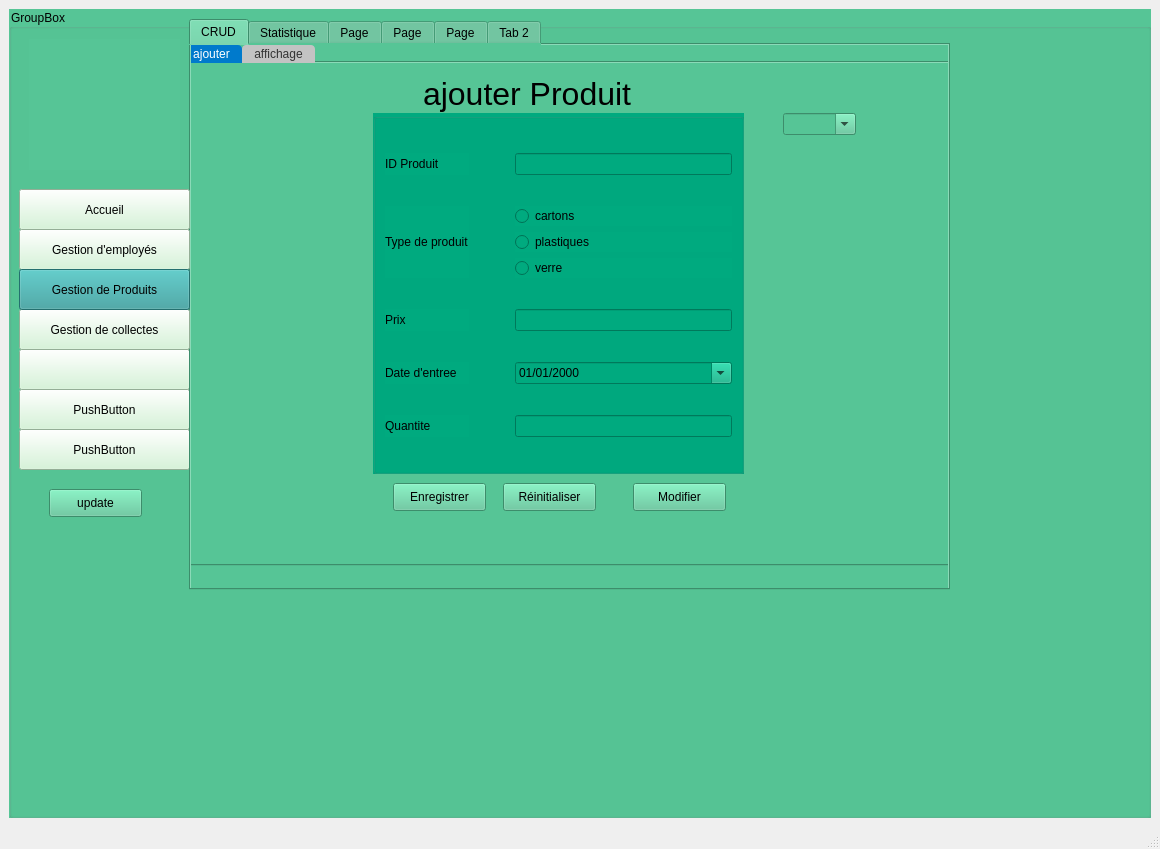
<?xml version="1.0" encoding="UTF-8"?>
<ui version="4.0">
 <class>MainWindow</class>
 <widget class="QMainWindow" name="MainWindow">
  <property name="geometry">
   <rect>
    <x>0</x>
    <y>0</y>
    <width>1160</width>
    <height>849</height>
   </rect>
  </property>
  <property name="windowTitle">
   <string>MainWindow</string>
  </property>
  <property name="tabShape">
   <enum>QTabWidget::Triangular</enum>
  </property>
  <widget class="QWidget" name="centralwidget">
   <layout class="QHBoxLayout" name="horizontalLayout">
    <item>
     <widget class="QGroupBox" name="groupBox">
      <property name="styleSheet">
       <string notr="true">background-color: rgb(86, 197, 150);</string>
      </property>
      <property name="title">
       <string>GroupBox</string>
      </property>
      <widget class="QPushButton" name="pushButton">
       <property name="geometry">
        <rect>
         <x>10</x>
         <y>220</y>
         <width>171</width>
         <height>41</height>
        </rect>
       </property>
       <property name="styleSheet">
        <string notr="true">background-color: rgb(207, 244, 210);
</string>
       </property>
       <property name="text">
        <string>Gestion d'employés</string>
       </property>
      </widget>
      <widget class="QPushButton" name="pushButton_2">
       <property name="geometry">
        <rect>
         <x>10</x>
         <y>260</y>
         <width>171</width>
         <height>41</height>
        </rect>
       </property>
       <property name="styleSheet">
        <string notr="true">background-color: rgb(50, 157, 156);</string>
       </property>
       <property name="text">
        <string>Gestion de Produits</string>
       </property>
      </widget>
      <widget class="QPushButton" name="pushButton_3">
       <property name="geometry">
        <rect>
         <x>10</x>
         <y>300</y>
         <width>171</width>
         <height>41</height>
        </rect>
       </property>
       <property name="styleSheet">
        <string notr="true">background-color: rgb(207, 244, 210);</string>
       </property>
       <property name="text">
        <string>Gestion de collectes</string>
       </property>
      </widget>
      <widget class="QPushButton" name="pushButton_4">
       <property name="geometry">
        <rect>
         <x>10</x>
         <y>340</y>
         <width>171</width>
         <height>41</height>
        </rect>
       </property>
       <property name="styleSheet">
        <string notr="true">background-color: rgb(207, 244, 210);</string>
       </property>
       <property name="text">
        <string/>
       </property>
      </widget>
      <widget class="QPushButton" name="pushButton_5">
       <property name="geometry">
        <rect>
         <x>10</x>
         <y>380</y>
         <width>171</width>
         <height>41</height>
        </rect>
       </property>
       <property name="styleSheet">
        <string notr="true">background-color: rgb(207, 244, 210);</string>
       </property>
       <property name="text">
        <string>PushButton</string>
       </property>
      </widget>
      <widget class="QPushButton" name="pushButton_6">
       <property name="geometry">
        <rect>
         <x>10</x>
         <y>420</y>
         <width>171</width>
         <height>41</height>
        </rect>
       </property>
       <property name="styleSheet">
        <string notr="true">background-color: rgb(207, 244, 210);</string>
       </property>
       <property name="text">
        <string>PushButton</string>
       </property>
      </widget>
      <widget class="QLabel" name="label_pic">
       <property name="geometry">
        <rect>
         <x>20</x>
         <y>30</y>
         <width>151</width>
         <height>131</height>
        </rect>
       </property>
       <property name="text">
        <string/>
       </property>
      </widget>
      <widget class="QPushButton" name="pushButton_7">
       <property name="geometry">
        <rect>
         <x>10</x>
         <y>180</y>
         <width>171</width>
         <height>41</height>
        </rect>
       </property>
       <property name="styleSheet">
        <string notr="true">background-color: rgb(207, 244, 210);</string>
       </property>
       <property name="text">
        <string>Accueil</string>
       </property>
      </widget>
      <widget class="QTabWidget" name="tabWidget">
       <property name="geometry">
        <rect>
         <x>180</x>
         <y>10</y>
         <width>761</width>
         <height>571</height>
        </rect>
       </property>
       <property name="styleSheet">
        <string notr="true">QTabWidget
{
background-color: rgb(123, 228, 149);

}

QTabWidget:tab-bar
{
alignment:center;
}

QTabBar:tab
{
width:100px;
height:50px;
}

QTabBar:tab:selected
{
    
	background-color: rgb(50, 155, 156);
    color:rgb(0,255,0);
}*/

QTabBar:tab:hover
{
	background-color: rgb(109, 202, 131);
}</string>
       </property>
       <property name="tabShape">
        <enum>QTabWidget::Rounded</enum>
       </property>
       <property name="currentIndex">
        <number>0</number>
       </property>
       <property name="documentMode">
        <bool>false</bool>
       </property>
       <property name="tabsClosable">
        <bool>false</bool>
       </property>
       <property name="movable">
        <bool>true</bool>
       </property>
       <property name="tabBarAutoHide">
        <bool>false</bool>
       </property>
       <widget class="QWidget" name="tab_4">
        <attribute name="title">
         <string>CRUD</string>
        </attribute>
        <widget class="QTabWidget" name="tabWidget_2">
         <property name="geometry">
          <rect>
           <x>-10</x>
           <y>0</y>
           <width>771</width>
           <height>521</height>
          </rect>
         </property>
         <property name="styleSheet">
          <string notr="true">background-color: rgb(86, 197, 150);

QTabWidget::pane {
    border: 1px solid #c3c3c3;
    background-color: #f0f0f0;
}

QTabWidget::tab-bar {
    alignment: center;
}

QTabBar::tab {
    background: #c3c3c3;
    color: #333333;
    padding: 2px 12px;
    border-top-left-radius: 4px;
    border-top-right-radius: 4px;
}

QTabBar::tab:selected {
    background: #007acc;
    color: #ffffff;
}
</string>
         </property>
         <property name="tabShape">
          <enum>QTabWidget::Rounded</enum>
         </property>
         <property name="currentIndex">
          <number>0</number>
         </property>
         <widget class="QWidget" name="tab_8">
          <attribute name="title">
           <string>ajouter</string>
          </attribute>
          <widget class="QGroupBox" name="groupBox_2">
           <property name="geometry">
            <rect>
             <x>190</x>
             <y>50</y>
             <width>371</width>
             <height>361</height>
            </rect>
           </property>
           <property name="styleSheet">
            <string notr="true">background-color: rgb(0, 170, 127);</string>
           </property>
           <property name="title">
            <string/>
           </property>
           <layout class="QGridLayout" name="gridLayout_3">
            <item row="0" column="2">
             <widget class="QLineEdit" name="lineEdit_setId">
              <property name="inputMethodHints">
               <set>Qt::ImhDigitsOnly</set>
              </property>
              <property name="maxLength">
               <number>5</number>
              </property>
             </widget>
            </item>
            <item row="0" column="0">
             <widget class="QLabel" name="l_idp_3">
              <property name="text">
               <string>ID Produit</string>
              </property>
             </widget>
            </item>
            <item row="1" column="2">
             <layout class="QVBoxLayout" name="verticalLayout_3">
              <item>
               <widget class="QRadioButton" name="r_carton">
                <property name="text">
                 <string>cartons</string>
                </property>
               </widget>
              </item>
              <item>
               <widget class="QRadioButton" name="r_plastique">
                <property name="text">
                 <string>plastiques</string>
                </property>
               </widget>
              </item>
              <item>
               <widget class="QRadioButton" name="r_verre">
                <property name="text">
                 <string>verre</string>
                </property>
               </widget>
              </item>
             </layout>
            </item>
            <item row="3" column="2">
             <widget class="QDateEdit" name="dateEdit_DE">
              <property name="font">
               <font>
                <italic>false</italic>
                <kerning>true</kerning>
               </font>
              </property>
              <property name="inputMethodHints">
               <set>Qt::ImhPreferNumbers</set>
              </property>
              <property name="showGroupSeparator" stdset="0">
               <bool>false</bool>
              </property>
              <property name="currentSection">
               <enum>QDateTimeEdit::DaySection</enum>
              </property>
              <property name="displayFormat">
               <string>dd/MM/yyyy</string>
              </property>
              <property name="calendarPopup">
               <bool>true</bool>
              </property>
              <property name="timeSpec">
               <enum>Qt::LocalTime</enum>
              </property>
             </widget>
            </item>
            <item row="2" column="2">
             <widget class="QLineEdit" name="lineEdit_prix"/>
            </item>
            <item row="2" column="0">
             <widget class="QLabel" name="l_prix_3">
              <property name="text">
               <string>Prix</string>
              </property>
             </widget>
            </item>
            <item row="3" column="0">
             <widget class="QLabel" name="l_dateentree_3">
              <property name="text">
               <string>Date d'entree</string>
              </property>
             </widget>
            </item>
            <item row="4" column="0">
             <widget class="QLabel" name="l_quantite_3">
              <property name="text">
               <string>Quantite</string>
              </property>
             </widget>
            </item>
            <item row="4" column="2">
             <widget class="QLineEdit" name="lineEdit_Quantite">
              <property name="maxLength">
               <number>4</number>
              </property>
             </widget>
            </item>
            <item row="1" column="0">
             <widget class="QLabel" name="l_typep_3">
              <property name="text">
               <string>Type de produit</string>
              </property>
             </widget>
            </item>
            <item row="1" column="1">
             <spacer name="horizontalSpacer_3">
              <property name="orientation">
               <enum>Qt::Horizontal</enum>
              </property>
              <property name="sizeType">
               <enum>QSizePolicy::Minimum</enum>
              </property>
              <property name="sizeHint" stdset="0">
               <size>
                <width>40</width>
                <height>20</height>
               </size>
              </property>
             </spacer>
            </item>
           </layout>
          </widget>
          <widget class="QLabel" name="label_2">
           <property name="geometry">
            <rect>
             <x>240</x>
             <y>0</y>
             <width>321</width>
             <height>61</height>
            </rect>
           </property>
           <property name="font">
            <font>
             <pointsize>24</pointsize>
            </font>
           </property>
           <property name="text">
            <string>ajouter Produit</string>
           </property>
          </widget>
          <widget class="QPushButton" name="save">
           <property name="geometry">
            <rect>
             <x>210</x>
             <y>420</y>
             <width>93</width>
             <height>28</height>
            </rect>
           </property>
           <property name="text">
            <string>Enregistrer</string>
           </property>
          </widget>
          <widget class="QPushButton" name="Binit">
           <property name="geometry">
            <rect>
             <x>320</x>
             <y>420</y>
             <width>93</width>
             <height>28</height>
            </rect>
           </property>
           <property name="text">
            <string>Réinitialiser</string>
           </property>
          </widget>
          <widget class="QPushButton" name="b_modif">
           <property name="geometry">
            <rect>
             <x>450</x>
             <y>420</y>
             <width>93</width>
             <height>28</height>
            </rect>
           </property>
           <property name="text">
            <string>Modifier</string>
           </property>
          </widget>
          <widget class="QComboBox" name="select_ID">
           <property name="geometry">
            <rect>
             <x>600</x>
             <y>50</y>
             <width>73</width>
             <height>22</height>
            </rect>
           </property>
           <property name="editable">
            <bool>true</bool>
           </property>
          </widget>
          <zorder>label_2</zorder>
          <zorder>groupBox_2</zorder>
          <zorder>save</zorder>
          <zorder>Binit</zorder>
          <zorder>b_modif</zorder>
          <zorder>select_ID</zorder>
         </widget>
         <widget class="QWidget" name="tab_7">
          <attribute name="title">
           <string>affichage</string>
          </attribute>
          <widget class="QTableView" name="table_matiereR">
           <property name="geometry">
            <rect>
             <x>10</x>
             <y>40</y>
             <width>751</width>
             <height>341</height>
            </rect>
           </property>
           <property name="toolTip">
            <string/>
           </property>
           <property name="styleSheet">
            <string notr="true">background-color: rgb(0, 170, 127);</string>
           </property>
          </widget>
          <widget class="QPushButton" name="b_supp_p">
           <property name="geometry">
            <rect>
             <x>330</x>
             <y>430</y>
             <width>93</width>
             <height>28</height>
            </rect>
           </property>
           <property name="text">
            <string>Supprimer</string>
           </property>
          </widget>
          <widget class="QWidget" name="layoutWidget">
           <property name="geometry">
            <rect>
             <x>240</x>
             <y>390</y>
             <width>241</width>
             <height>41</height>
            </rect>
           </property>
           <layout class="QHBoxLayout" name="horizontalLayout_3">
            <item>
             <widget class="QLabel" name="label_3">
              <property name="text">
               <string>Identifiant:</string>
              </property>
             </widget>
            </item>
            <item>
             <widget class="QLineEdit" name="lineEdit_suppID"/>
            </item>
           </layout>
          </widget>
          <widget class="QPushButton" name="Btri">
           <property name="geometry">
            <rect>
             <x>640</x>
             <y>390</y>
             <width>93</width>
             <height>28</height>
            </rect>
           </property>
           <property name="accessibleName">
            <string/>
           </property>
           <property name="styleSheet">
            <string notr="true"/>
           </property>
           <property name="text">
            <string>tri</string>
           </property>
          </widget>
          <widget class="QLineEdit" name="lineEdit_recherche">
           <property name="geometry">
            <rect>
             <x>10</x>
             <y>0</y>
             <width>201</width>
             <height>31</height>
            </rect>
           </property>
           <property name="styleSheet">
            <string notr="true">background-color: rgb(255, 255, 255);</string>
           </property>
           <property name="placeholderText">
            <string>Chercher</string>
           </property>
          </widget>
          <widget class="QPushButton" name="b_convPDF">
           <property name="geometry">
            <rect>
             <x>50</x>
             <y>390</y>
             <width>101</width>
             <height>28</height>
            </rect>
           </property>
           <property name="text">
            <string>convertir to pdf</string>
           </property>
          </widget>
         </widget>
        </widget>
       </widget>
       <widget class="QWidget" name="tab">
        <attribute name="title">
         <string>Statistique</string>
        </attribute>
       </widget>
       <widget class="QWidget" name="tab_3">
        <attribute name="title">
         <string>Page</string>
        </attribute>
       </widget>
       <widget class="QWidget" name="tab_5">
        <attribute name="title">
         <string>Page</string>
        </attribute>
       </widget>
       <widget class="QWidget" name="tab_6">
        <attribute name="title">
         <string>Page</string>
        </attribute>
       </widget>
       <widget class="QWidget" name="tab_2">
        <attribute name="title">
         <string>Tab 2</string>
        </attribute>
       </widget>
      </widget>
      <widget class="QPushButton" name="b_update">
       <property name="geometry">
        <rect>
         <x>40</x>
         <y>480</y>
         <width>93</width>
         <height>28</height>
        </rect>
       </property>
       <property name="text">
        <string>update</string>
       </property>
      </widget>
      <zorder>pushButton_4</zorder>
      <zorder>pushButton_5</zorder>
      <zorder>pushButton_6</zorder>
      <zorder>label_pic</zorder>
      <zorder>tabWidget</zorder>
      <zorder>pushButton_7</zorder>
      <zorder>pushButton</zorder>
      <zorder>pushButton_3</zorder>
      <zorder>pushButton_2</zorder>
      <zorder>b_update</zorder>
     </widget>
    </item>
   </layout>
  </widget>
  <widget class="QMenuBar" name="menubar">
   <property name="geometry">
    <rect>
     <x>0</x>
     <y>0</y>
     <width>1160</width>
     <height>26</height>
    </rect>
   </property>
  </widget>
  <widget class="QStatusBar" name="statusbar"/>
 </widget>
 <resources/>
 <connections/>
</ui>
